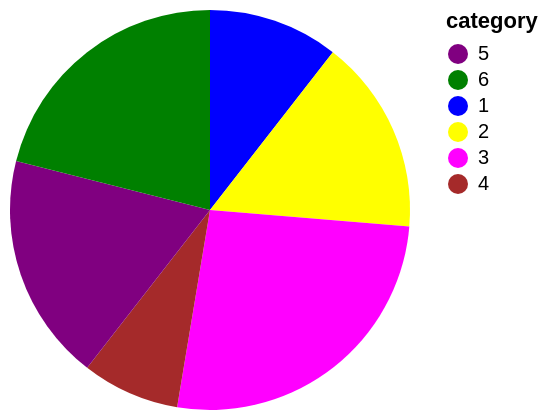

Write a Vega-Lite specification for this figure.
### Vega specification from a JSON file in a GitHub repository (floating-point values rounded to 4 significant figures)
{"$schema": "https://vega.github.io/schema/vega/v5.json", "description": "A simple pie chart with embedded data.", "background": "white", "padding": 5, "width": 200, "height": 200, "style": "view", "data": [{"name": "source_0", "values": [{"category": 1, "value": 4}, {"category": 2, "value": 6}, {"category": 3, "value": 10}, {"category": 4, "value": 3}, {"category": 5, "value": 7}, {"category": 6, "value": 8}]}, {"name": "data_0", "source": "source_0", "transform": [{"type": "stack", "groupby": [], "field": "value", "sort": {"field": ["category"], "order": ["ascending"]}, "as": ["value_start", "value_end"], "offset": "zero"}, {"type": "filter", "expr": "isValid(datum[\"value\"]) && isFinite(+datum[\"value\"])"}]}], "marks": [{"name": "marks", "type": "arc", "style": ["arc"], "from": {"data": "data_0"}, "encode": {"update": {"fill": {"scale": "color", "field": "category"}, "description": {"signal": "\"value: \" + (format(datum[\"value\"], \"\")) + \"; category: \" + (isValid(datum[\"category\"]) ? datum[\"category\"] : \"\"+datum[\"category\"])"}, "x": {"signal": "width", "mult": 0.5}, "y": {"signal": "height", "mult": 0.5}, "outerRadius": {"signal": "min(width,height)/2"}, "innerRadius": {"value": 0}, "startAngle": {"scale": "theta", "field": "value_end"}, "endAngle": {"scale": "theta", "field": "value_start"}}}}], "scales": [{"name": "theta", "type": "linear", "domain": {"data": "data_0", "fields": ["value_start", "value_end"]}, "range": [0, 6.283], "zero": true}, {"name": "color", "type": "ordinal", "domain": {"fields": [[5, 6], {"data": "data_0", "field": "category"}]}, "range": ["purple", "green", "blue", "yellow", "magenta", "brown"]}], "legends": [{"fill": "color", "symbolType": "circle", "title": "category"}]}
